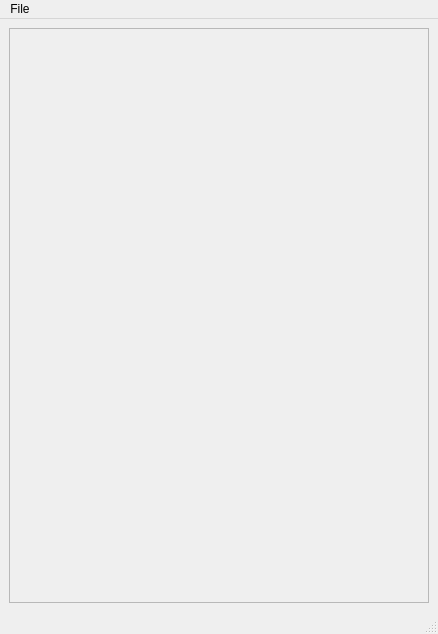
<?xml version="1.0" encoding="UTF-8"?>
<ui version="4.0">
 <class>PropertyViewEditor</class>
 <widget class="QMainWindow" name="PropertyViewEditor">
  <property name="geometry">
   <rect>
    <x>0</x>
    <y>0</y>
    <width>438</width>
    <height>634</height>
   </rect>
  </property>
  <property name="windowTitle">
   <string>MainWindow</string>
  </property>
  <widget class="QWidget" name="centralwidget">
   <layout class="QVBoxLayout" name="verticalLayout">
    <item>
     <widget class="QScrollArea" name="_scrollArea">
      <property name="widgetResizable">
       <bool>true</bool>
      </property>
      <widget class="QWidget" name="scrollAreaWidgetContents">
       <property name="geometry">
        <rect>
         <x>0</x>
         <y>0</y>
         <width>418</width>
         <height>565</height>
        </rect>
       </property>
      </widget>
     </widget>
    </item>
   </layout>
  </widget>
  <widget class="QStatusBar" name="statusbar"/>
  <widget class="QMenuBar" name="menubar">
   <property name="geometry">
    <rect>
     <x>0</x>
     <y>0</y>
     <width>438</width>
     <height>27</height>
    </rect>
   </property>
   <widget class="QMenu" name="menuFile">
    <property name="title">
     <string>File</string>
    </property>
    <addaction name="actionNew"/>
    <addaction name="actionOpen"/>
    <addaction name="actionReload"/>
    <addaction name="separator"/>
    <addaction name="separator"/>
    <addaction name="actionSave"/>
    <addaction name="actionSave_As"/>
    <addaction name="separator"/>
    <addaction name="actionExit"/>
   </widget>
   <addaction name="menuFile"/>
  </widget>
  <action name="actionNew">
   <property name="icon">
    <iconset>
     <normaloff>:/images/new.png</normaloff>:/images/new.png</iconset>
   </property>
   <property name="text">
    <string>New</string>
   </property>
   <property name="shortcut">
    <string>Ctrl+Shift+N</string>
   </property>
  </action>
  <action name="actionOpen">
   <property name="icon">
    <iconset>
     <normalon>:/images/open.png</normalon>
    </iconset>
   </property>
   <property name="text">
    <string>Open</string>
   </property>
  </action>
  <action name="actionExit">
   <property name="text">
    <string>Exit</string>
   </property>
  </action>
  <action name="actionRun">
   <property name="icon">
    <iconset>
     <normalon>:/forward.png</normalon>
    </iconset>
   </property>
   <property name="text">
    <string>Run</string>
   </property>
   <property name="shortcut">
    <string>Ctrl+Return</string>
   </property>
  </action>
  <action name="actionSave">
   <property name="icon">
    <iconset>
     <normalon>:/filesave.png</normalon>
    </iconset>
   </property>
   <property name="text">
    <string>Save</string>
   </property>
   <property name="shortcut">
    <string>Ctrl+S</string>
   </property>
  </action>
  <action name="actionSave_As">
   <property name="text">
    <string>Save As...</string>
   </property>
  </action>
  <action name="actionReload">
   <property name="icon">
    <iconset>
     <normalon>:/reload.png</normalon>
    </iconset>
   </property>
   <property name="text">
    <string>Reload</string>
   </property>
  </action>
 </widget>
 <resources/>
 <connections/>
</ui>
